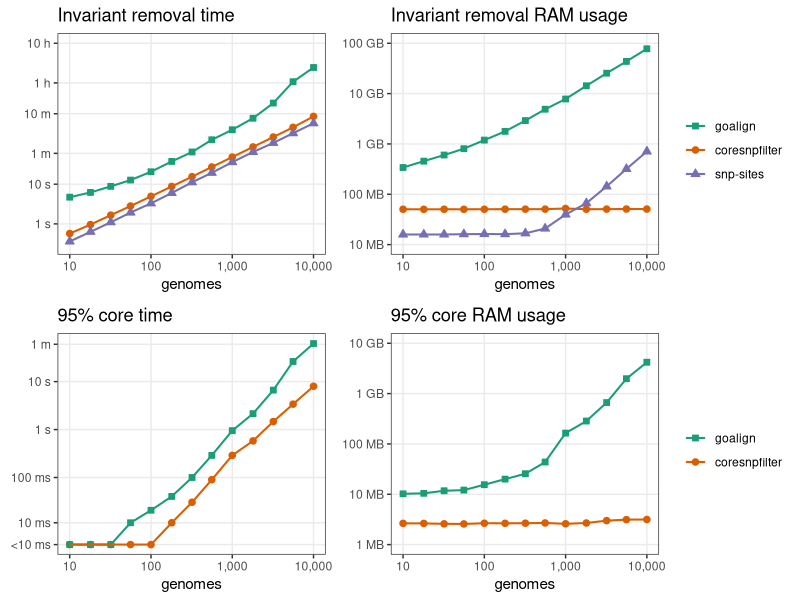
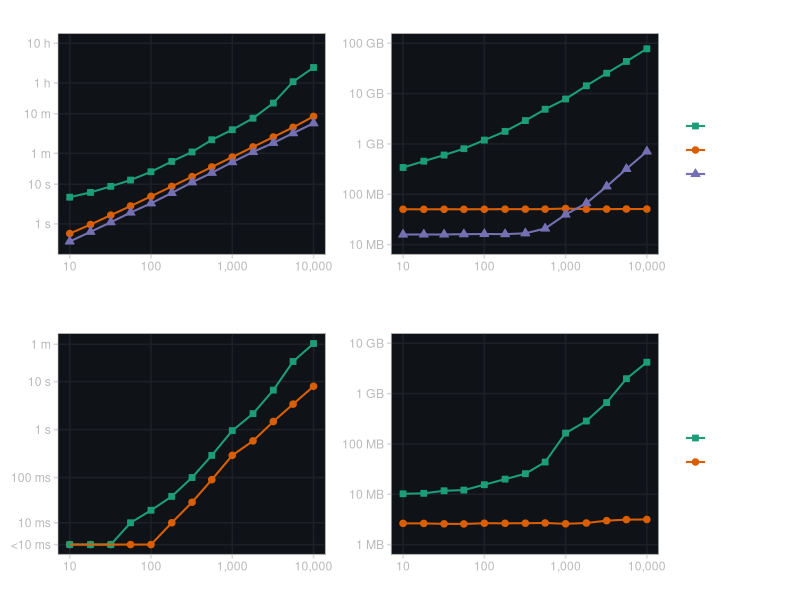

These figures' R source, in order:
## ---- chunk 1
library(tidyverse)
library(knitr)
library(cowplot)
library(scales)

opts_chunk$set(dpi=300, fig.path='plots/', echo=TRUE, dev=c('png','pdf'), warning=FALSE, message=FALSE)
pdf.options(useDingbats = FALSE)
## ---- chunk 2
results <- read_delim("results.tsv", delim = "\t", escape_double = FALSE, trim_ws = TRUE)
## ---- chunk 3
results <- results %>% filter(tool != "goalign 16 threads")
results$tool <- gsub("goalign 1 thread", "goalign", results$tool)
results$tool <- gsub("Core-SNP-Filter", "coresnpfilter", results$tool)
results$tool <- factor(results$tool, levels = c("trimal", "goalign", "coresnpfilter", "snp-sites"))
## ---- chunk 4
invariant_results <- results %>% filter(test == "invariant site removal") %>% select(genome_count, replicate, tool, seconds, ram_kb) %>%
  pivot_wider(names_from = replicate, values_from = c(seconds, ram_kb), names_sep = "_")
invariant_results$seconds <- apply(select(invariant_results, starts_with("seconds_")), 1, FUN = min, na.rm = TRUE)
invariant_results$ram_mb <- apply(select(invariant_results, starts_with("ram_kb_")), 1, FUN = min, na.rm = TRUE) / 1000.0

core_results <- results %>% filter(test == "95 core") %>% select(genome_count, replicate, tool, seconds, ram_kb) %>%
  pivot_wider(names_from = replicate, values_from = c(seconds, ram_kb), names_sep = "_")
core_results$seconds <- apply(select(core_results, starts_with("seconds_")), 1, FUN = min, na.rm = TRUE)
core_results$ram_mb <- apply(select(core_results, starts_with("ram_kb_")), 1, FUN = min, na.rm = TRUE) / 1000.0
## ---- chunk 5
colours <- scale_color_manual(values = c("goalign" = "#1b9e77",
                                         "coresnpfilter" = "#d95f02",
                                         "snp-sites" = "#7570b3",
                                         "trimal" = "#377eb8"))
fills <- scale_fill_manual(values = c("goalign" = "#1b9e77",
                                      "coresnpfilter" = "#d95f02",
                                      "snp-sites" = "#7570b3",
                                      "trimal" = "#377eb8"))
shapes <- scale_shape_manual(values = c("goalign" = 22,
                                        "coresnpfilter" = 21,
                                        "snp-sites" = 24,
                                        "trimal" = 23))

dark <- function() {
  theme_bw() +
  theme(
    plot.background = element_blank(),
    panel.background = element_rect(fill = "#0f1217", color = NA),
    panel.border = element_rect(color = "#d8d8d8", fill = NA),
    axis.title = element_text(color = "#ffffff"),
    axis.text = element_text(color = "#bababa"),
    axis.ticks = element_line(color = "#d8d8d8"),
    panel.grid.major = element_line(color = "#1d2026"),
    panel.grid.minor = element_line(color = "#1d2026"),
    plot.title = element_text(color = "#ffffff"),
    plot.subtitle = element_text(color = "#bababa"),
    plot.caption = element_text(color = "#bababa"),
    legend.background = element_blank(),
    legend.key = element_blank(),
    legend.text = element_text(color = "#ffffff"),
    legend.position = "none"
  )
}

p1 <- ggplot(invariant_results, aes(x=genome_count, y=seconds, color=tool, shape=tool, fill=tool)) +
  geom_point(size=1.9) + geom_line(size=0.7) + colours + shapes + fills +
  theme_bw() + theme(legend.position = "none") +
  scale_x_log10(labels = label_comma(), minor_breaks = NULL) +
  scale_y_log10(breaks = c(1, 10, 60, 600, 3600, 36000), minor_breaks = NULL,
                labels = c("1 s", "10 s", "1 m", "10 m", "1 h", "10 h"),
                limits = c(0.3, 36000)) +
  labs(title="Invariant removal time", x="genomes", y=NULL)

p2 <- ggplot(invariant_results, aes(x=genome_count, y=ram_mb, color=tool, shape=tool, fill=tool)) +
  geom_point(size=1.9) + geom_line(size=0.7) + colours + shapes + fills +
  theme_bw() + theme(legend.position = "none") +
  scale_x_log10(labels = label_comma(), minor_breaks = NULL) +
  scale_y_log10(breaks = c(1, 10, 100, 1000, 10000, 100000), minor_breaks = NULL,
                labels = c("1 MB", "10 MB", "100 MB", "1 GB", "10 GB", "100 GB"),
                limits = c(10, 100000)) +
  labs(title="Invariant removal RAM usage", x="genomes", y=NULL)

p3 <- ggplot(core_results, aes(x=genome_count, y=seconds, color=tool, shape=tool, fill=tool)) +
  geom_point(size=1.9) + geom_line(size=0.7) + colours + shapes + fills +
  theme_bw() + theme(legend.position = "none") +
  scale_x_log10(labels = label_comma(), minor_breaks = NULL) +
  # scale_y_log10(breaks = c(0.01, 0.1, 1, 10, 60, 600, 3600, 36000), minor_breaks = NULL,
                # labels = c("10 ms", "100 ms", "1 s", "10 s", "1 m", "10 m", "1 h", "10 h")) +
  scale_y_continuous(trans=scales::pseudo_log_trans(sigma = 0.004),
                     breaks = c(0.0, 0.01, 0.1, 1, 10, 60, 600, 3600, 36000), minor_breaks = NULL,
                     labels = c("<10 ms", "10 ms", "100 ms", "1 s", "10 s", "1 m", "10 m", "1 h", "10 h"),
                     limits = c(0.0, 63)) +
  labs(title="95% core time", x="genomes", y=NULL)

p4 <- ggplot(core_results, aes(x=genome_count, y=ram_mb, color=tool, shape=tool, fill=tool)) +
  geom_point(size=1.9) + geom_line(size=0.7) + colours + shapes + fills +
  theme_bw() + theme(legend.position = "none") +
  scale_x_log10(labels = label_comma(), minor_breaks = NULL) +
  scale_y_log10(breaks = c(1, 10, 100, 1000, 10000, 100000), minor_breaks = NULL,
                labels = c("1 MB", "10 MB", "100 MB", "1 GB", "10 GB", "100 GB"),
                limits = c(1, 10000)) +
  labs(title="95% core RAM usage", x="genomes", y=NULL)

legend1 <- get_legend(p1 + theme(legend.position = "right", legend.title=element_blank()))
legend2 <- get_legend(p3 + theme(legend.position = "right", legend.title=element_blank()))

plot_grid(p1, p2, legend1, p3, p4, legend2, nrow = 2, align = 'hv', axis = 'l', rel_widths=c(0.5, 0.5, 0.2))


p1_dark <- p1 + dark()
p2_dark <- p2 + dark()
p3_dark <- p3 + dark()
p4_dark <- p4 + dark()
legend1_dark <- get_legend(p1 + dark() + theme(legend.position = "right", legend.title=element_blank()))
legend2_dark <- get_legend(p3 + dark() +  theme(legend.position = "right", legend.title=element_blank()))

plot_grid(p1_dark, p2_dark, legend1_dark, p3_dark, p4_dark, legend2_dark, nrow = 2, align = 'hv', axis = 'l', rel_widths=c(0.5, 0.5, 0.2))
